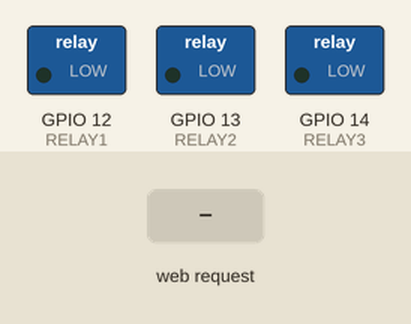
Simulated run of this sketch. Board: ESP32. Shown: switched loads named in the sketch (green lamp = pin HIGH). The inputs (shaded band) are chosen by the test bench. WiFi joins after 1.5 s; servers stay silent unless stated; what the sketch prints to the serial monitor is not drawn.

Above: at 2.7 s.
2.8 s: HTTP request GET /on received
At 4.0 s:
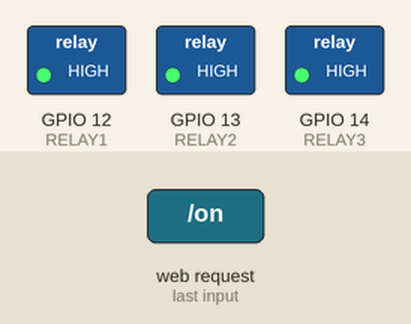
4.3 s: HTTP request GET /off received
At 5.1 s:
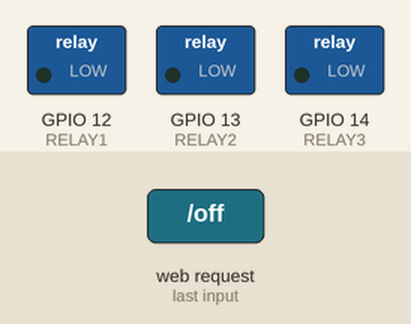
Timing chart, 0 to 7.3 s (numbered marks = the images above; inputs shaded):
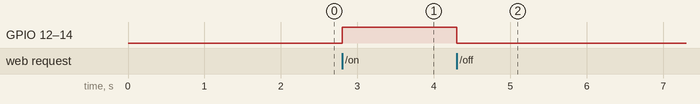

Measured:
- after the input at 2.8 s, GPIO 12 (RELAY1), GPIO 13 (RELAY2), GPIO 14 (RELAY3): LOW → HIGH at once
- after the input at 4.3 s, GPIO 12 (RELAY1), GPIO 13 (RELAY2), GPIO 14 (RELAY3): HIGH → LOW at once

The sketch:

esp32.ino
```cpp
#include <WiFi.h>
#include <WebServer.h>

// ================= WIFI CONFIG =================
const char* ssid = "YOUR_WIFI_NAME";
const char* password = "YOUR_WIFI_PASSWORD";

// ================= WEB SERVER =================
WebServer server(80);

// ================= RELAY PINS =================
// Change depending on your ESP32 board wiring
#define RELAY1 12
#define RELAY2 13
#define RELAY3 14

// ================= SETUP =================
void setup() {
  Serial.begin(115200);

  // Set relay pins as output
  pinMode(RELAY1, OUTPUT);
  pinMode(RELAY2, OUTPUT);
  pinMode(RELAY3, OUTPUT);

  // Start OFF (IMPORTANT: depends on relay module, LOW = OFF for most)
  digitalWrite(RELAY1, LOW);
  digitalWrite(RELAY2, LOW);
  digitalWrite(RELAY3, LOW);

  // Connect WiFi
  WiFi.begin(ssid, password);
  Serial.print("Connecting to WiFi");

  while (WiFi.status() != WL_CONNECTED) {
    delay(500);
    Serial.print(".");
  }

  Serial.println("\nWiFi Connected!");
  Serial.print("IP Address: ");
  Serial.println(WiFi.localIP());

  // ================= ROUTES =================

  // ALL RELAYS ON
  server.on("/on", []() {
    digitalWrite(RELAY1, HIGH);
    digitalWrite(RELAY2, HIGH);
    digitalWrite(RELAY3, HIGH);

    server.send(200, "text/plain", "ALL RELAYS ON");
  });

  // ALL RELAYS OFF
  server.on("/off", []() {
    digitalWrite(RELAY1, LOW);
    digitalWrite(RELAY2, LOW);
    digitalWrite(RELAY3, LOW);

    server.send(200, "text/plain", "ALL RELAYS OFF");
  });

  // Start server
  server.begin();
  Serial.println("HTTP server started");
}

// ================= LOOP =================
void loop() {
  server.handleClient();
}
```
